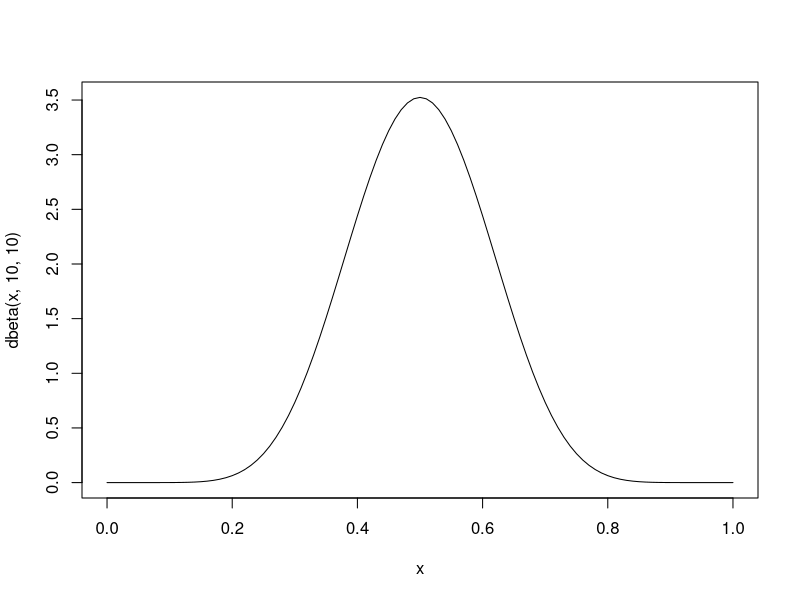
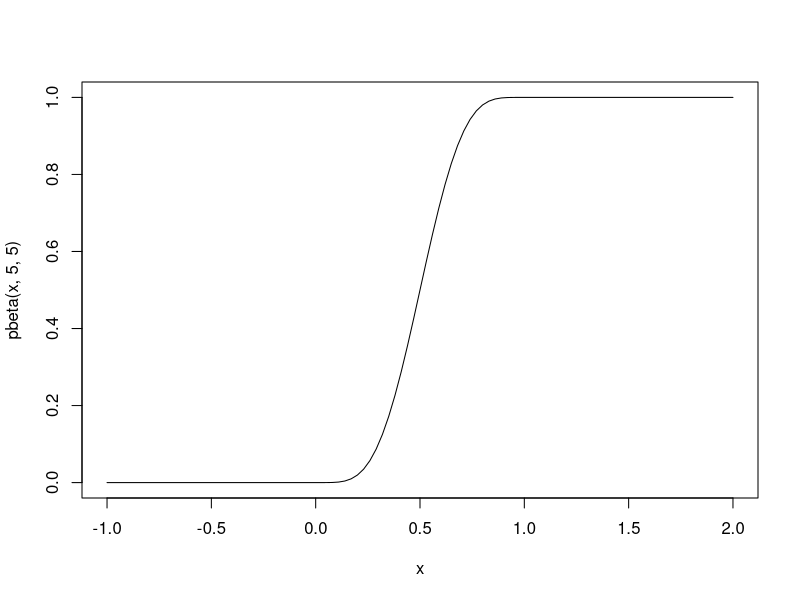
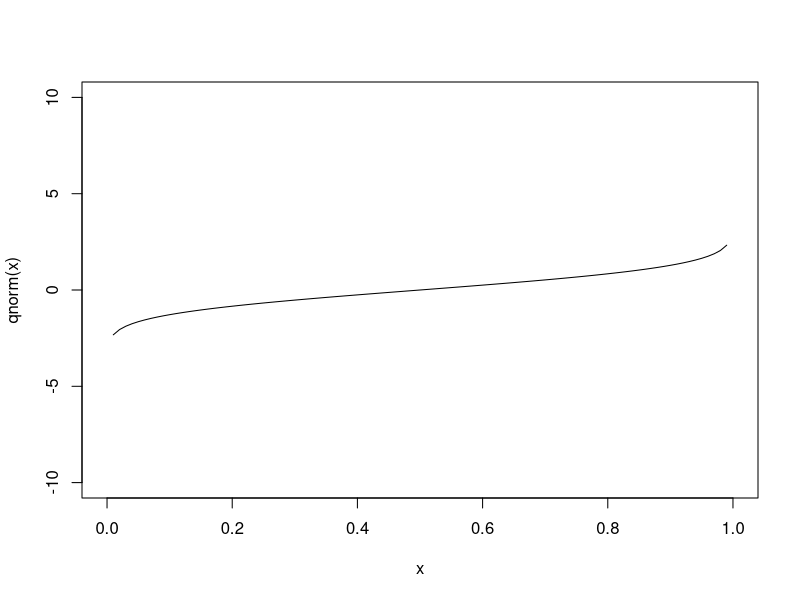
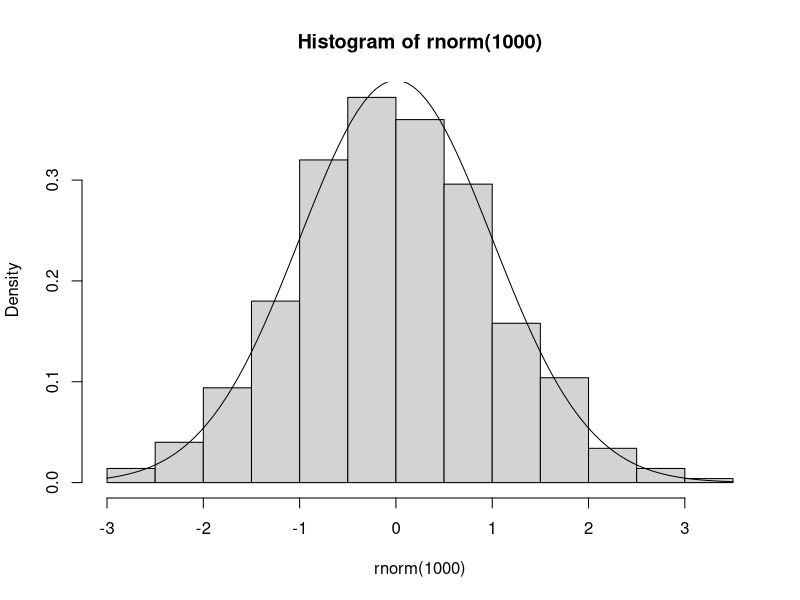
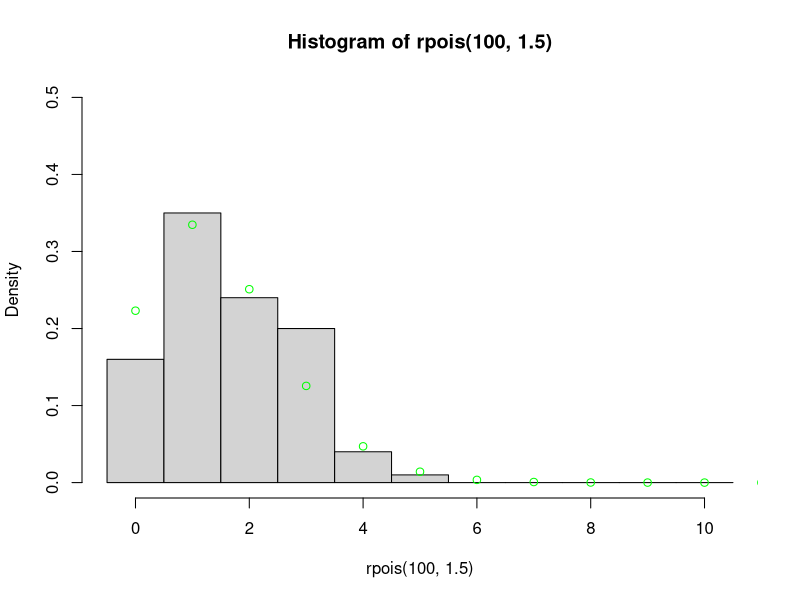
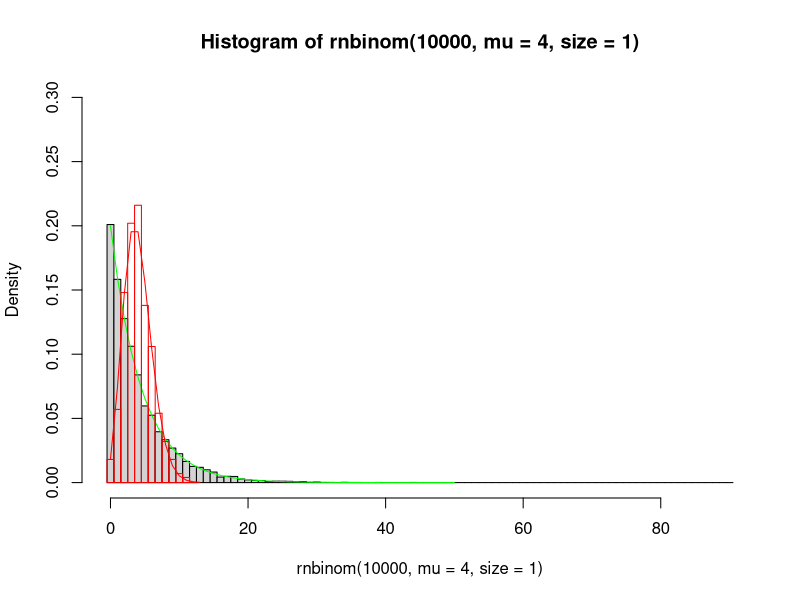

R code for these plots, in order: (Note: this script raises an error after producing the figures.)
############


dbeta(0.99999999,1,1)

curve(dbeta(x,10,10),0,1)

dbeta(.6,5,5)

qbeta(1,5,5)

pbeta(.7,5,5)


curve(pbeta(x,5,5),-1,2)

qnorm(.975,0,1)

curve(qnorm(x),0,1,ylim=c(-10,10))


hist(rnorm(1000),freq = F)
curve(dnorm(x),add=T)


hist(rpois(100,1.5),breaks=seq(-0.5,10.5,1),freq=F,ylim=c(0,.5))
points(0:20,dpois(0:20,1.5),col="green")

hist(rnbinom(10000,mu=4,size=1),freq=F,breaks=seq(-0.5,90.5,1),ylim=c(0,.3))
lines(0:50,dnbinom(0:50,mu=4,size=1),col="green")

hist(rpois(1000,4),freq=F,breaks=seq(-0.5,12.5,1),add=T,border ="red",col=NA)
lines(0:13,dpois(0:13,4),col="red")


xvals=round(sample(runif(n,0,10)),2)
simlinreg <- function(xvals=xvals,n=10,b0 = 1, b1 = 0.5, sig = 1){
  yexp <- b0+b1*xvals
  yvals <- rnorm(n,yexp,sig)
  data.frame(x=xvals,y=yvals)
}

simlinreg(xvals)

reps <- lapply(1:100, function(t) simlinreg(xvals) )

mods <- lapply(reps,function(t) lm(y~x,t) )

coefs <- lapply(mods,coef)
